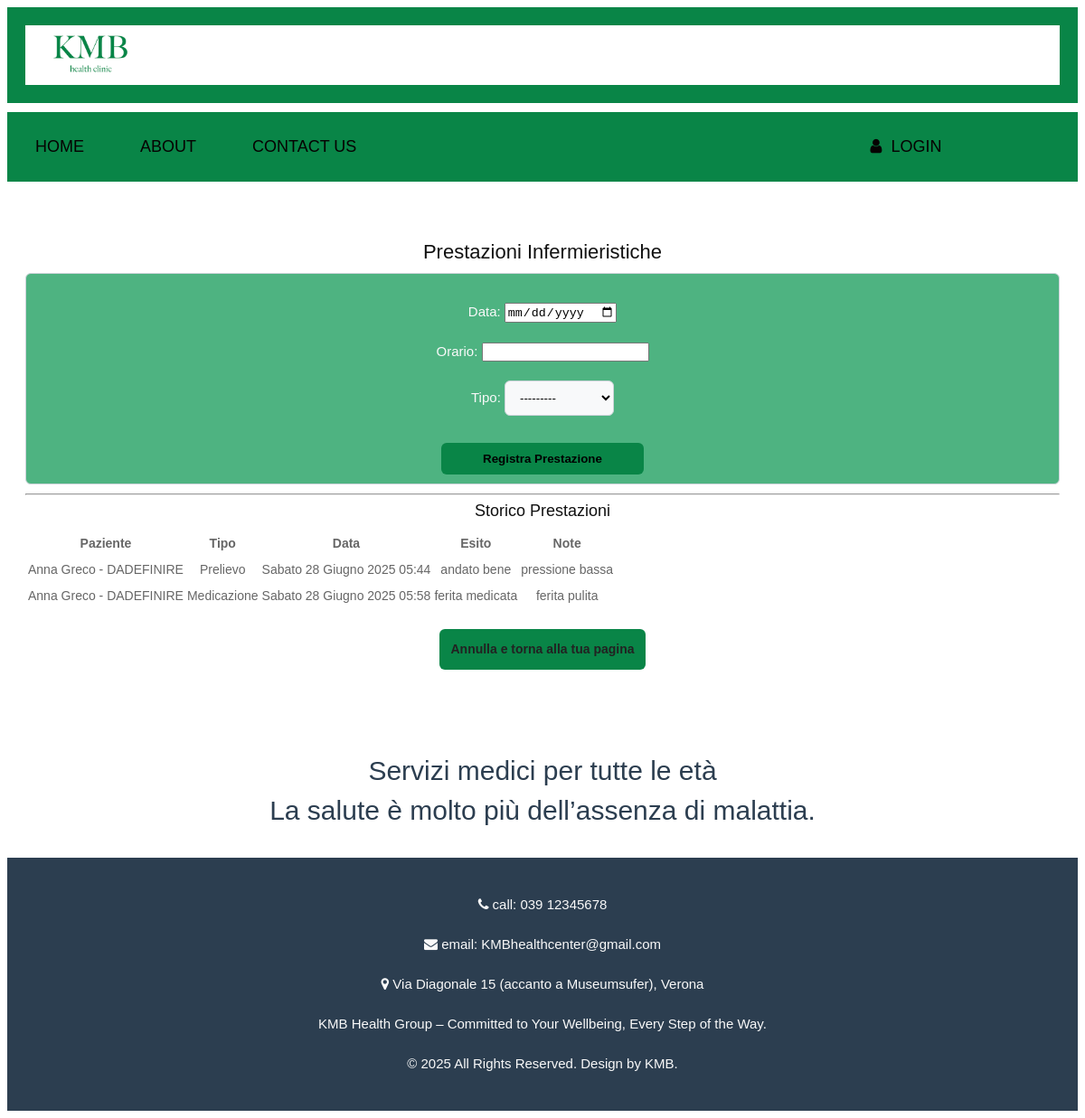
Before: /users/paziente/prenota_prestazione/ (signed in) with the older database file.
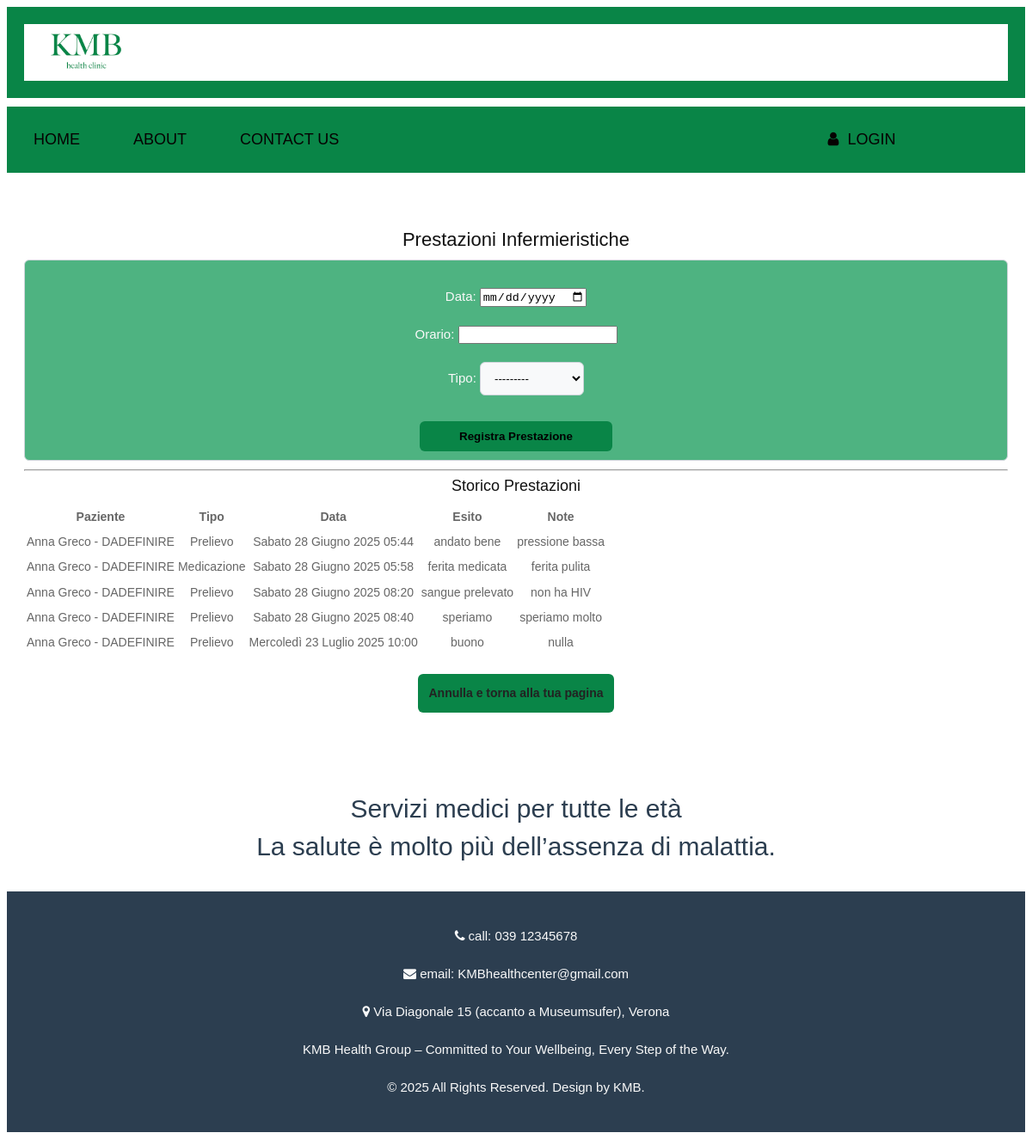
After: the same page with the newer database file.
### prestazione/models.py (models this page shows, shortened)
class Prestazione(models.Model):
    id = models.BigAutoField(primary_key=True)
    tipo = models.CharField(max_length=20, choices=TipoPrestazione.choices)
    paziente = models.ForeignKey('users.Paziente', on_delete=models.CASCADE, related_name="prestazioni")  # relazione con il modello in app users
    ambulatorio = models.ForeignKey('ambulatorio.Ambulatorio', on_delete=models.SET_NULL, null=True)  # relazione con il modello ambulatorio
    infermiere = models.ForeignKey('users.Infermiere', on_delete=models.SET_NULL, null=True, related_name="prestazioni_infermiere") # relazione con il modello in app users
    prenotazione = models.OneToOneField('PrenotazionePrestazione', on_delete=models.CASCADE, null=True, blank=True)
    data = models.DateTimeField(default=timezone.now)  # Data e ora della prestazione, con valore predefinito alla creazione
    esito = models.TextField(blank=True, null=True)
    note = models.TextField(blank=True, null=True)
    class Meta:
        verbose_name = "prestazione"
        verbose_name_plural = "prestazioni"
        ordering = ['data']  # Ordinamento per data della prestazione

### users/models.py (models this page shows, shortened)
class UtenteBase(models.Model):
    user = models.OneToOneField(User, on_delete=models.CASCADE, primary_key=True)  # collegamento all'account Django
    cognome = models.CharField(max_length=50)
    nome = models.CharField(max_length=50)
    codice_fiscale = models.CharField(max_length=16)
    class Meta:
        abstract = True  # questo rende la classe astratta

class Paziente(UtenteBase):
    data_nascita = models.DateField()
    luogo_nascita = models.CharField(max_length=100)
    email = models.EmailField(default="insericiEmail@example.com")  # obbligatorio
    medico_curante = models.ForeignKey("Medico", on_delete=models.SET_NULL, null=True, related_name="medico_pazienti_curante")
    referente_adulto = models.CharField(max_length=100, blank=True, null=True, help_text="Nome e cognome del referente adulto per i minori di 14 anni")
    def __str__(self):
        return f"{self.nome} {self.cognome} - {self.codice_fiscale}"
    class Meta:
        verbose_name = "paziente"
        verbose_name_plural = "pazienti"

### users/views.py (the view)
# urls.py: path('paziente/prenota_prestazione/', richiedi_prestazione, name='richiedi_prestazione'),
@login_required
def richiedi_prestazione(request):
    paziente = get_object_or_404(Paziente, user=request.user)
    infermiere_disponibile = Infermiere.objects.first()  # Semplice logica di disponibilità
    if not infermiere_disponibile:
        return HttpResponse("Nessun infermiere disponibile al momento.", status=503)
    if request.method == "POST":
        form = PrestazioneInfermieristicaForm(request.POST)
        if form.is_valid():
            prestazione = form.save(commit=False)
            prestazione.paziente = paziente
            prestazione.infermiere = infermiere_disponibile
            prestazione.save()
            return redirect('pagina_paziente')
    else:
        form = PrestazioneInfermieristicaForm()
    prestazioni = Prestazione.objects.filter(paziente=paziente)
    return render(request, "users/prenota_prestazione.html", {
        "form": form,
        "prestazioni": prestazioni,
    })

### prestazione/forms.py
class PrestazioneInfermieristicaForm(forms.ModelForm):
    class Meta:
        model = PrenotazionePrestazione
        fields = ['data', 'orario', 'tipo']
        widgets = {
            'data': forms.DateInput(attrs={'type': 'date'}),
            'ora': TimeInput(format='%H:%M', attrs={'type': 'time'}),
            'tipo': forms.Select(attrs={'class': 'form-control'}),
        }

### users/templates/users/prenota_prestazione.html (shortened to what this page needs)
{% extends 'base.html' %}
{% block content %}
<div class="white_container">
    <h2>Prestazioni Infermieristiche</h2>
    <form method="POST" class="form-control" style="background-color:#4eb381">
        {{ form.as_p }}
        <button type="submit" class="btn btn-primary" style="width: 20%">Registra Prestazione</button>
    </form>
    <hr>
    <h3>Storico Prestazioni</h3>
    <table class="table">
        <thead>
            <tr>
                <th>Paziente</th>
                <th>Tipo</th>
                <th>Data</th>
                <th>Esito</th>
                <th>Note</th>
            </tr>
        </thead>
        <tbody>
            {% for p in prestazioni %}
                <tr>
                    <td>{{ p.paziente }}</td>
                    <td>{{ p.get_tipo_display }}</td>
                    <td>{{ p.data }}</td>
                    <td>{{ p.esito }}</td>
                    <td>{{ p.note }}</td>
                </tr>
            {% empty %}
                <tr><td colspan="5">Nessuna prestazione registrata.</td></tr>
            {% endfor %}
        </tbody>
    </table>
    <a href="{% url 'pagina_paziente' %}" class="btn btn-primary" style="margin-top: 20px; display: inline-block; width: 20%;">Annulla e torna alla tua pagina</a>
</div>
{% endblock %}

### templates/base.html (shortened to what this page needs)
{% load static %}
<!DOCTYPE html>
<html lang="en">
<head>
    <link href="{% static 'css/styles.css' %}" rel="stylesheet">
    <link href="{% static 'css/bootstrap.min.css' %}" rel="stylesheet">
    <link rel="stylesheet" href="https://cdnjs.cloudflare.com/ajax/libs/font-awesome/4.7.0/css/font-awesome.min.css">
</head>
<body>
    {% include 'header.html' %}
    <main id="content">
        {% block content %}
        {% endblock %}
    </main>
    {% include 'footer.html' %}
</body>
</html>

### templates/header.html
{% load static %}
<header>
    <div class="header_section" style="padding-top: 0px; padding-bottom: 10px;">
        <div class="container">
            <div class="custom_bg" style="background-color: white; padding-top: 10px; padding-bottom: 5px;">
                <li class="navbar-brand" style="text-align: left; width: 10%; padding-left: 30px;">
                    <a href="{% url 'home' %}">
                        <img src="{% static 'images/logo2verde.png' %}">
                    </a>
                </li>
            </div>
        </div>
    </div>
    <div class="custom_bg">
        <div class="custom_menu" style="background-color: #098547;">
            <nav>
                    <li class="active">
                        <a href="{% url 'home' %}">Home</a>
                        <a href="{% url 'about' %}">About</a>
                        <a href="{% url 'contact' %}">Contact Us</a>
                    </li>
            </nav>
        </div>
        <div class="custom_menu" style="background-color: #098547; width: 22%">
            <div class="search_btn">
                <li>
                    <a href="{% url 'login' %}"><i class="fa fa-user" aria-hidden="true"></i><span class="signup_text">Login</span></a>
                </li>
            </div>
        </div>
    </div>
    <div style="background-color: white; height: 5px; width: 100%; margin-bottom: 5px;"></div>
</header>

### templates/footer.html
<footer>
    <div class="white_container">
        <p style="font-size:30px; text-align: center; color:#2c3e50;">Servizi medici per tutte le età</h2>
        <p style="font-size:30px; text-align: center; color:#2c3e50;">La salute è molto più dell’assenza di malattia.</h2>
    </div>
    <div class="container" style="background-color:#2c3e50;">
        <p><i class="fa fa-phone"></i> call: 039 12345678</p>
        <p><i class="fa fa-envelope"></i> email: KMBhealthcenter@gmail.com</p>
        <p><i class="fa fa-map-marker"></i> Via Diagonale 15 (accanto a Museumsufer), Verona</p>
        <p>KMB Health Group – Committed to Your Wellbeing, Every Step of the Way.</p>
        <p>© 2025 All Rights Reserved. Design by KMB.</p>
    </div>
</footer>

### static/css/styles.css (style rules this page uses)
* { box-sizing: border-box !important; transition: ease all 0.5s; }
html { scroll-behavior: smooth; overflow-x: hidden; }
body { color: #666666; font-size: 14px; font-family: 'Poppins', sans-serif; line-height: 1.80857; font-weight: normal; overflow-x: hidden; }
a { color: #1f1f1f; text-decoration: none !important; outline: none !important; -webkit-transition: all .3s ease-in-out; -moz-transition: all .3s ease-in-out; -ms-transition: all .3s ease-in-out; -o-transition: all .3s ease-in-out; transition: all .3s ease-in-out; }
h1, h2, h3, h4, h5, h6 { letter-spacing: 0; font-weight: normal; position: relative; padding: 0 0 10px 0; font-weight: normal; line-height: normal; color: #111111; margin: 0 }
h2 { font-size: 22px }
h3 { font-size: 18px }
*, *::after, *::before { -webkit-box-sizing: border-box; -moz-box-sizing: border-box; box-sizing: border-box; }
ul, li, ol { margin: 0px; padding: 0px; list-style: none; }
p { color: #f9f9f9; margin: 20px; font-weight: 300; font-size: 15px; line-height: 24px; }
a { color: #222222; text-decoration: none; outline: none !important; }
a, .btn { text-decoration: none !important; outline: none !important; -webkit-transition: all .3s ease-in-out; -moz-transition: all .3s ease-in-out; -ms-transition: all .3s ease-in-out; -o-transition: all .3s ease-in-out; transition: all .3s ease-in-out; }
img { max-width: 100%; height: auto; }
button { border: 0; margin: 0; padding: 0; cursor: pointer; }
.header_section { width: 100%; float: left; height: auto; background-size: 100%; background-repeat: no-repeat; padding-top: 30px; }
.navbar-brand { margin: 0px; width: 100%; text-align: center; }
.custom_bg { width: 100%; margin: 0 auto; display: flex; }
.custom_menu { width: 78%; float: left; padding: 15px 0px 15px 0px; }
.custom_menu li a { float: left; font-size: 18px; color: #060202; padding: 7px 24px 7px 24px; text-transform: uppercase; margin: 0px 7px; border-radius: 5px; }
.signup_text { padding-left: 10px; }
.container { background-color:#098547; padding: 20px; text-align: center; }
.white_container { background-color:white; padding: 20px; text-align: center; clear: both; margin-top: 40px; }
.form-control { border: 1px solid #ced4da; border-radius: 6px; padding: 10px 12px; margin-bottom: 10px; transition: border-color 0.3s, box-shadow 0.3s; background-color: #f8f9fa; }
.btn-primary { width: 10%; padding: 10px; font-weight: 600; border-radius: 6px; background-color: #098547; border-color: #098547; transition: background-color 0.3s ease, transform 0.2s ease; }

Changed rows visible on the page:
added Prestazione: paziente "Anna Greco - DADEFINIRE", tipo "Prelievo", data "Sabato 28 Giugno 2025 08:20", esito "sangue prelevato", note "non ha HIV"
added Prestazione: paziente "Anna Greco - DADEFINIRE", tipo "Prelievo", data "Sabato 28 Giugno 2025 08:40", esito "speriamo", note "speriamo molto"
added Prestazione: paziente "Anna Greco - DADEFINIRE", tipo "Prelievo", data "Mercoledì 23 Luglio 2025 10:00", esito "buono", note "nulla"
